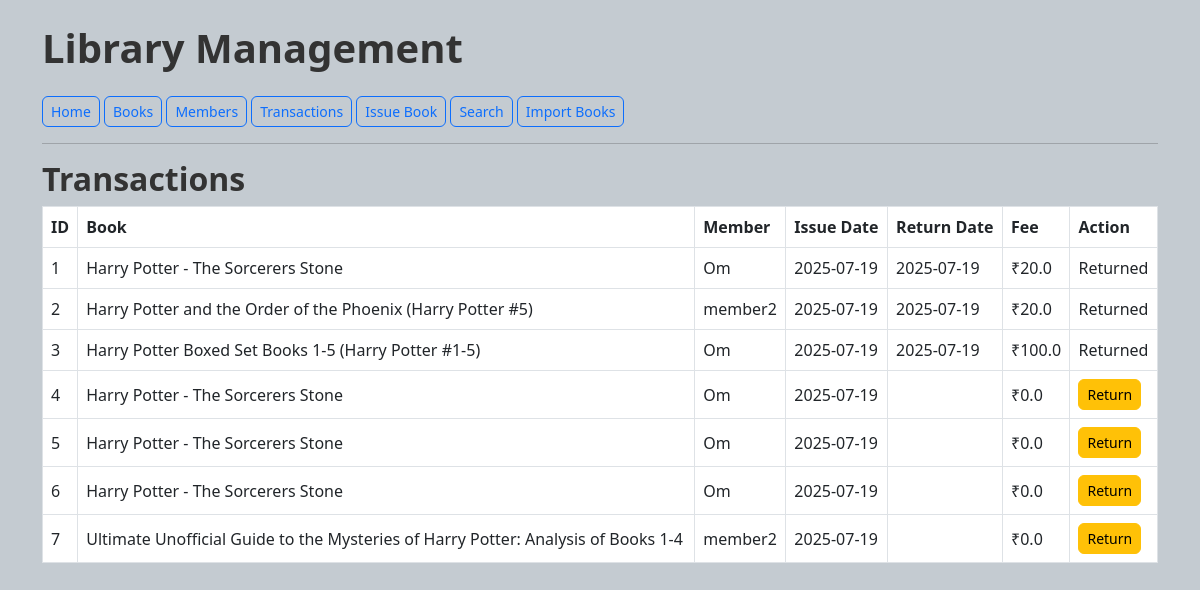
Page /transactions on the committed database.
### app.py (models this page shows)
class Transaction(db.Model):
    id = db.Column(db.Integer, primary_key=True)
    book_id = db.Column(db.Integer, db.ForeignKey('book.id'))
    member_id = db.Column(db.Integer, db.ForeignKey('member.id'))
    issue_date = db.Column(db.DateTime)
    return_date = db.Column(db.DateTime)
    fee = db.Column(db.Float, default=0.0)
    book = db.relationship('Book', backref='transactions')
    member = db.relationship('Member', backref='transactions')

class Book(db.Model):
    id = db.Column(db.Integer, primary_key=True)
    title = db.Column(db.String(150))
    author = db.Column(db.String(100))
    stock = db.Column(db.Integer, default=1)

class Member(db.Model):
    id = db.Column(db.Integer, primary_key=True)
    name = db.Column(db.String(100))
    email = db.Column(db.String(100))
    total_due = db.Column(db.Float, default=0.0)

### app.py (the view)
@app.route('/transactions')
def transactions():
    all_txns = Transaction.query.all()
    return render_template('transactions.html', transactions=all_txns)

### templates/transactions.html
{% extends 'base.html' %}
{% block content %}
<h2>Transactions</h2>
<table class="table table-bordered">
    <thead>
        <tr>
            <th>ID</th>
            <th>Book</th>
            <th>Member</th>
            <th>Issue Date</th>
            <th>Return Date</th>
            <th>Fee</th>
            <th>Action</th>
        </tr>
    </thead>
    <tbody>
        {% for txn in transactions %}
        <tr>
            <td>{{ txn.id }}</td>
            <td>{{ txn.book.title }}</td>
            <td>{{ txn.member.name }}</td>
            <td>{{ txn.issue_date.strftime('%Y-%m-%d') if txn.issue_date else '' }}</td>
            <td>{{ txn.return_date.strftime('%Y-%m-%d') if txn.return_date else '' }}</td>
            <td>₹{{ txn.fee }}</td>
            <td>
                {% if not txn.return_date %}
                <form action="{{ url_for('return_book', txn_id=txn.id) }}" method="post">
                    <button class="btn btn-sm btn-warning">Return</button>
                </form>
                {% else %}
                Returned
                {% endif %}
            </td>
        </tr>
        {% endfor %}
    </tbody>
</table>
{% endblock %}

### static/style.css (style rules this page uses)
body { background-color: #c4cbd1; font-family: 'Segoe UI', sans-serif; color: #333; }
h1, h2 { font-weight: 600; }
.table th, .table td { vertical-align: middle; }
.btn { border-radius: 0.375rem; }

### rows in the picture
Transaction: id "1", book "Harry Potter - The Sorcerers Stone", member.name "Om", issue_date "2025-07-19", return_date "2025-07-19", fee "20.0", shows "Returned"
Transaction: id "2", book "Harry Potter and the Order of the Phoenix (Harry Potter #5)", member.name "member2", issue_date "2025-07-19", return_date "2025-07-19", fee "20.0", shows "Returned"
Transaction: id "3", book "Harry Potter Boxed Set Books 1-5 (Harry Potter #1-5)", member.name "Om", issue_date "2025-07-19", return_date "2025-07-19", fee "100.0", shows "Returned"
Transaction: id "4", book "Harry Potter - The Sorcerers Stone", member.name "Om", issue_date "2025-07-19", fee "0.0"
Transaction: id "5", book "Harry Potter - The Sorcerers Stone", member.name "Om", issue_date "2025-07-19", fee "0.0"
Transaction: id "6", book "Harry Potter - The Sorcerers Stone", member.name "Om", issue_date "2025-07-19", fee "0.0"
Transaction: id "7", book "Ultimate Unofficial Guide to the Mysteries of Harry Potter: Analysis of Books 1-4", member.name "member2", issue_date "2025-07-19", fee "0.0"
